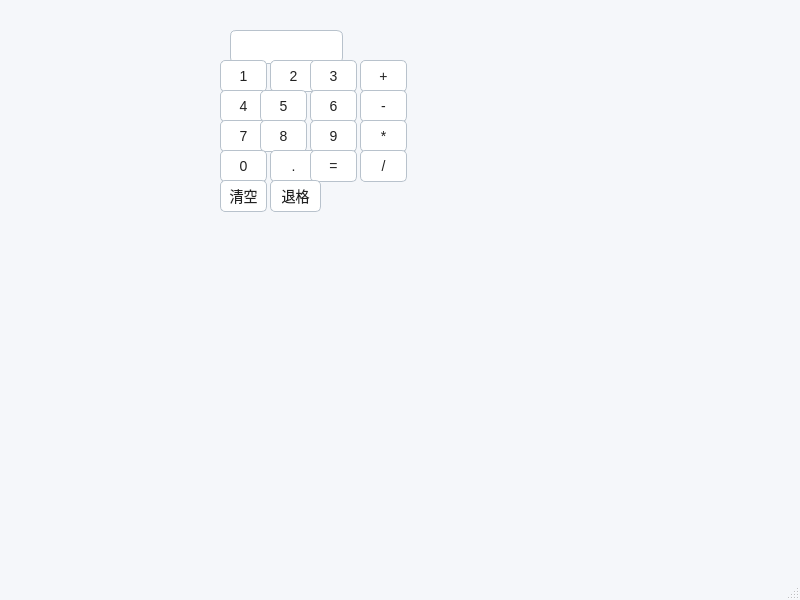
<?xml version="1.0" encoding="UTF-8"?>
<ui version="4.0">
 <class>MainWindow</class>
 <widget class="QMainWindow" name="MainWindow">
  <property name="geometry">
   <rect>
    <x>0</x>
    <y>0</y>
    <width>800</width>
    <height>600</height>
   </rect>
  </property>
  <property name="windowTitle">
   <string>MainWindow</string>
  </property>
  <property name="styleSheet">
   <string notr="true">QMainWindow {
    background-color: #F5F7FA;
}

QLineEdit {
    background-color: #FFFFFF;
    border: 1px solid #B8C2CC;
    border-radius: 6px;
    padding: 2px 6px;
    min-height: 28px;
    font-size: 16px;
    color: #222222;
}

QPushButton {
    background-color: #FFFFFF;
    border: 1px solid #B8C2CC;
    border-radius: 5px;
    min-width: 45px;
    min-height: 30px;
    font-size: 14px;
    color: #222222;
}

QPushButton:hover {
    background-color: #E8F1FF;
}

QPushButton:pressed {
    background-color: #CFE2FF;
}</string>
  </property>
  <widget class="QWidget" name="centralwidget">
   <widget class="QLineEdit" name="display">
    <property name="geometry">
     <rect>
      <x>230</x>
      <y>30</y>
      <width>113</width>
      <height>34</height>
     </rect>
    </property>
   </widget>
   <widget class="QPushButton" name="btn1">
    <property name="geometry">
     <rect>
      <x>220</x>
      <y>60</y>
      <width>47</width>
      <height>32</height>
     </rect>
    </property>
    <property name="text">
     <string>1</string>
    </property>
   </widget>
   <widget class="QPushButton" name="btn2">
    <property name="geometry">
     <rect>
      <x>270</x>
      <y>60</y>
      <width>47</width>
      <height>32</height>
     </rect>
    </property>
    <property name="text">
     <string>2</string>
    </property>
   </widget>
   <widget class="QPushButton" name="btn3">
    <property name="geometry">
     <rect>
      <x>310</x>
      <y>60</y>
      <width>47</width>
      <height>32</height>
     </rect>
    </property>
    <property name="text">
     <string>3</string>
    </property>
   </widget>
   <widget class="QPushButton" name="btn4">
    <property name="geometry">
     <rect>
      <x>220</x>
      <y>90</y>
      <width>47</width>
      <height>32</height>
     </rect>
    </property>
    <property name="text">
     <string>4</string>
    </property>
   </widget>
   <widget class="QPushButton" name="btn5">
    <property name="geometry">
     <rect>
      <x>260</x>
      <y>90</y>
      <width>47</width>
      <height>32</height>
     </rect>
    </property>
    <property name="text">
     <string>5</string>
    </property>
   </widget>
   <widget class="QPushButton" name="btn6">
    <property name="geometry">
     <rect>
      <x>310</x>
      <y>90</y>
      <width>47</width>
      <height>32</height>
     </rect>
    </property>
    <property name="text">
     <string>6</string>
    </property>
   </widget>
   <widget class="QPushButton" name="btn7">
    <property name="geometry">
     <rect>
      <x>220</x>
      <y>120</y>
      <width>47</width>
      <height>32</height>
     </rect>
    </property>
    <property name="text">
     <string>7</string>
    </property>
   </widget>
   <widget class="QPushButton" name="btn8">
    <property name="geometry">
     <rect>
      <x>260</x>
      <y>120</y>
      <width>47</width>
      <height>32</height>
     </rect>
    </property>
    <property name="text">
     <string>8</string>
    </property>
   </widget>
   <widget class="QPushButton" name="btn9">
    <property name="geometry">
     <rect>
      <x>310</x>
      <y>120</y>
      <width>47</width>
      <height>32</height>
     </rect>
    </property>
    <property name="text">
     <string>9</string>
    </property>
   </widget>
   <widget class="QPushButton" name="btnAdd">
    <property name="geometry">
     <rect>
      <x>360</x>
      <y>60</y>
      <width>47</width>
      <height>32</height>
     </rect>
    </property>
    <property name="text">
     <string>+</string>
    </property>
   </widget>
   <widget class="QPushButton" name="btnSub">
    <property name="geometry">
     <rect>
      <x>360</x>
      <y>90</y>
      <width>47</width>
      <height>32</height>
     </rect>
    </property>
    <property name="text">
     <string>-</string>
    </property>
   </widget>
   <widget class="QPushButton" name="btnMul">
    <property name="geometry">
     <rect>
      <x>360</x>
      <y>120</y>
      <width>47</width>
      <height>32</height>
     </rect>
    </property>
    <property name="text">
     <string>*</string>
    </property>
   </widget>
   <widget class="QPushButton" name="btnDiv">
    <property name="geometry">
     <rect>
      <x>360</x>
      <y>150</y>
      <width>47</width>
      <height>32</height>
     </rect>
    </property>
    <property name="text">
     <string>/</string>
    </property>
   </widget>
   <widget class="QPushButton" name="btn0">
    <property name="geometry">
     <rect>
      <x>220</x>
      <y>150</y>
      <width>47</width>
      <height>32</height>
     </rect>
    </property>
    <property name="text">
     <string>0</string>
    </property>
   </widget>
   <widget class="QPushButton" name="btnDot">
    <property name="geometry">
     <rect>
      <x>270</x>
      <y>150</y>
      <width>47</width>
      <height>32</height>
     </rect>
    </property>
    <property name="text">
     <string>.</string>
    </property>
   </widget>
   <widget class="QPushButton" name="btnEqual">
    <property name="geometry">
     <rect>
      <x>310</x>
      <y>150</y>
      <width>47</width>
      <height>32</height>
     </rect>
    </property>
    <property name="text">
     <string>=</string>
    </property>
   </widget>
   <widget class="QPushButton" name="btnClear">
    <property name="geometry">
     <rect>
      <x>220</x>
      <y>180</y>
      <width>47</width>
      <height>32</height>
     </rect>
    </property>
    <property name="text">
     <string>清空</string>
    </property>
   </widget>
   <widget class="QPushButton" name="btnBackspace">
    <property name="geometry">
     <rect>
      <x>270</x>
      <y>180</y>
      <width>51</width>
      <height>32</height>
     </rect>
    </property>
    <property name="text">
     <string>退格</string>
    </property>
   </widget>
  </widget>
  <widget class="QMenuBar" name="menubar">
   <property name="geometry">
    <rect>
     <x>0</x>
     <y>0</y>
     <width>800</width>
     <height>21</height>
    </rect>
   </property>
  </widget>
  <widget class="QStatusBar" name="statusbar"/>
 </widget>
 <resources/>
 <connections/>
</ui>
